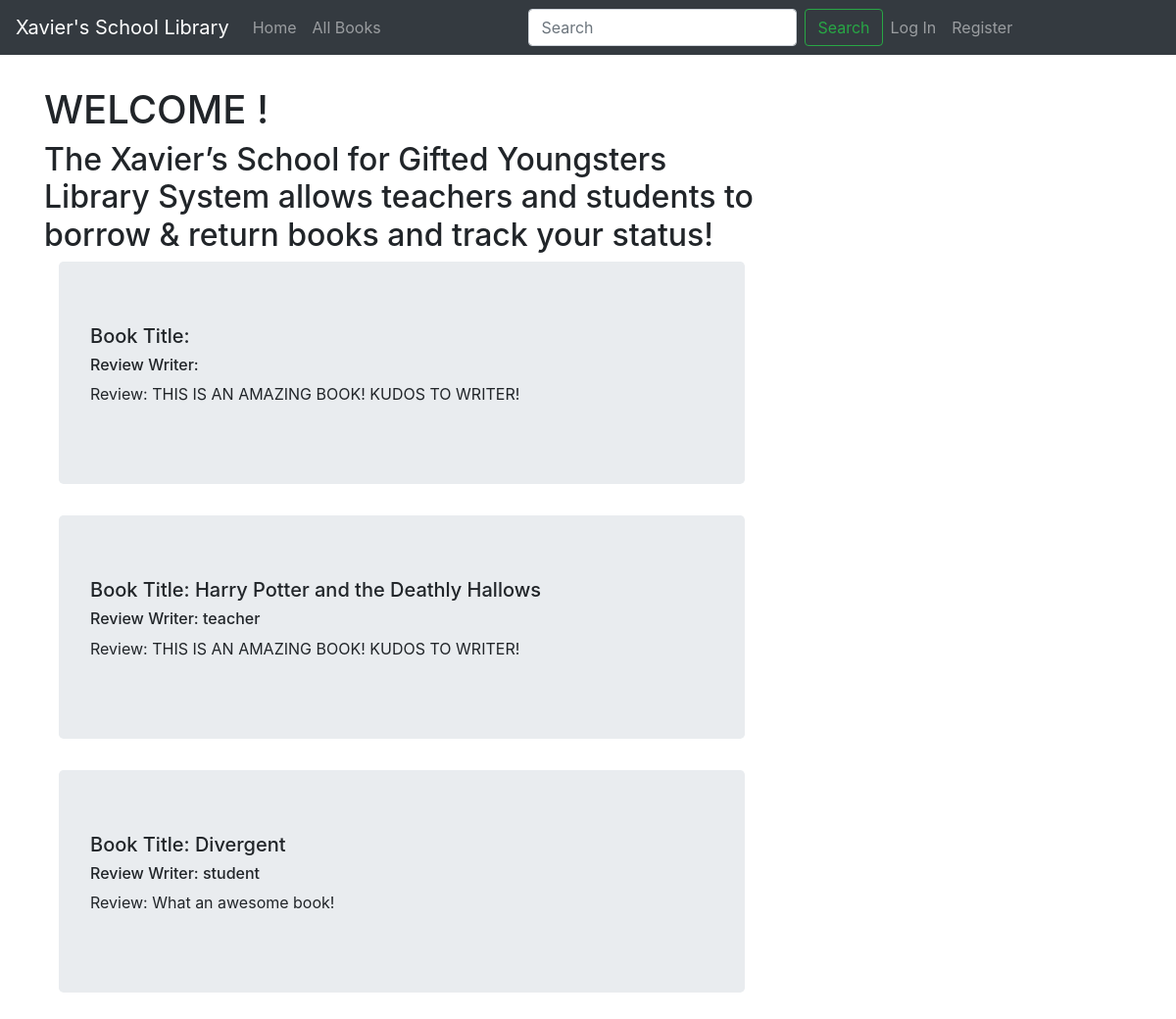
Screenshot of /library_system/f_reviews/ with the database file from the repository.
### library_system/models.py (models this page shows, shortened)
class Review(models.Model):
    review_text = models.CharField(max_length=1000)
    book = models.ForeignKey('Book', on_delete=models.SET_NULL, null=True)
    date_created = models.DateTimeField(auto_now_add=True)
    date_update = models.DateTimeField(auto_now=True)
    review_writer = models.ForeignKey(Account,on_delete=models.SET_NULL, null=True, blank=True, default="Anonymouos")

class Book(models.Model):
    title = models.CharField(max_length=200)
    author = models.ForeignKey('Author', on_delete=models.SET_NULL, null=True)
    isbn = models.CharField('ISBN', max_length=13, help_text='13 Character ISBN number')
    genre = models.ManyToManyField('Genre', help_text='Select a genre for this book')
    publisher = models.CharField(max_length=200)
    year_of_pub = models.CharField(max_length=4)
    date_created = models.DateTimeField(auto_now_add=True)
    date_update = models.DateTimeField(auto_now=True)

### account/models.py (models this page shows, shortened)
class Account(AbstractBaseUser):
    ROLES = [
        ('regular', 'Student/Teacher'),
        ('manager', 'Book Manager'),
        ('head', 'Administrator'),
    ]
    email               = models.EmailField(verbose_name="email", max_length=60, unique=True)
    first_name          = models.CharField(max_length=100, default=None)
    last_name           = models.CharField(max_length=100)
    username            = models.CharField(max_length=30, unique=True)
    id_num              = models.IntegerField(unique=True)
    date_joined         = models.DateTimeField(verbose_name="date joined", auto_now_add=True)
    last_login          = models.DateTimeField(verbose_name="date joined", auto_now=True)
    is_admin            = models.BooleanField(default=False)
    is_active           = models.BooleanField(default=True)
    is_staff            = models.BooleanField(default=False)
    is_superuser        = models.BooleanField(default=False)
    role                = models.CharField(max_length=200, choices=ROLES, default='regular')
    USERNAME_FIELD = 'username'
    REQUIRED_FIELDS = ['email','first_name','last_name','id_num', 'role']
    objects = MyAccountManager()

### library_system/views.py (the view)
# urls.py: path('f_reviews/', FilteredReview, name="filtered-review-list"),
def FilteredReview(request):
    template = 'library_system/home.html'
    query = request.GET.get('q')
    print(query)
    if query:
        print("query exists")
        reviews = Review.objects.filter(book__id__iexact=query)
        print(reviews)
    else:
        reviews = Review.objects.all()
    context = {
        "object_list": reviews
    }
    return render(request, template, context)

### library_system/templates/library_system/home.html (shortened to what this page needs)
  {% extends "library_system/base.html" %}
  {% block content %}
  {% if request.user.role == "manager" %}
    <div class="">
      <h1> Manager {{ request.user.first_name }} {{request.user.last_name}}!</h1>
    </div>
  {% else %}
    <div class="">
      <h1>WELCOME {{ request.user.first_name }} {{request.user.last_name}}!</h1>
      <h2>The Xavier’s School for Gifted Youngsters Library System allows teachers and students to borrow & return books and track your status! </h2>
    </div>
  {% endif %}
  {% for review in object_list  %}
    <main role="main" class="container">
      <div class="jumbotron">
        <h5>Book Title: {{ review.book.title }}</h5>
        <h6>Review Writer: {{review.review_writer.username}}</h6>
        <p>Review: {{review.review_text }}</p>
      </div>
    </main>
  {% endfor %}
{% endblock content %}

### rows the page displays
Review: review_text "THIS IS AN AMAZING BOOK! KUDOS TO WRITER!"
Review: book "Harry Potter and the Deathly Hallows", review_writer.username "teacher", review_text "THIS IS AN AMAZING BOOK! KUDOS TO WRITER!"
Review: book "Divergent", review_writer.username "student", review_text "What an awesome book!"
